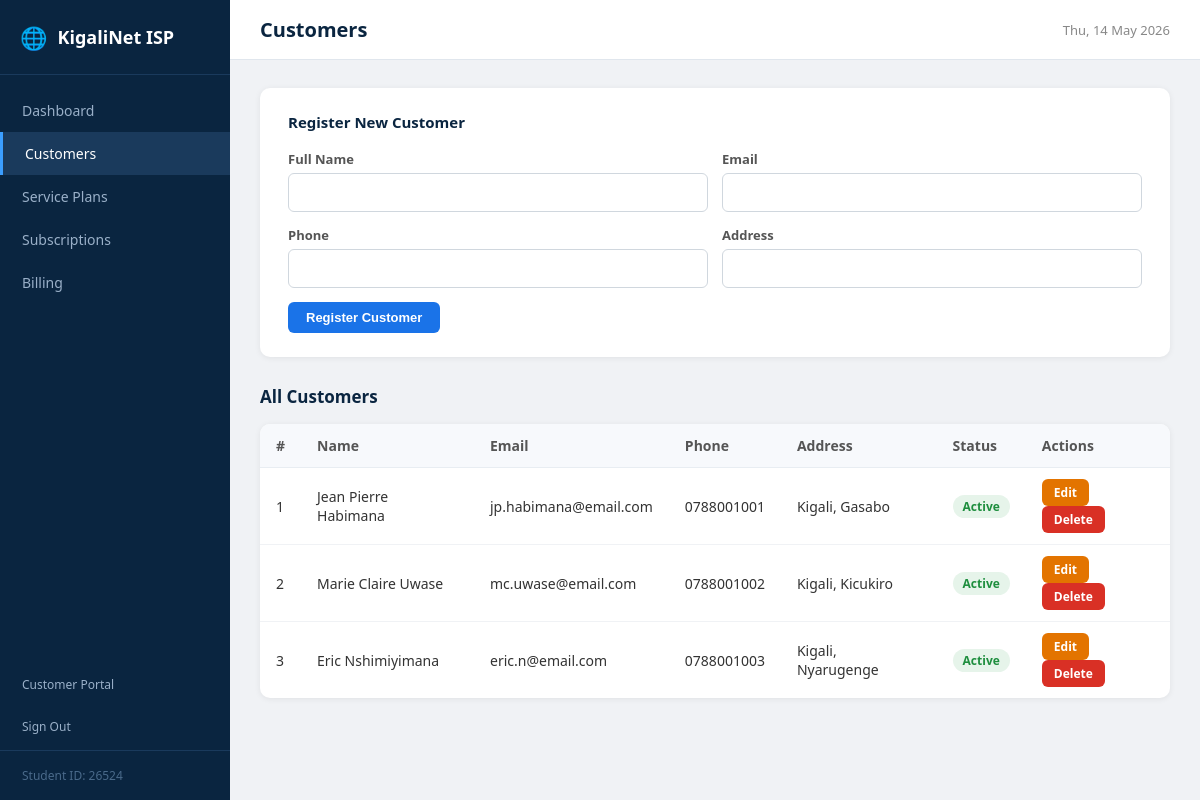
The page /public/index.php?page=customers (signed in) on the database its author committed.
### tables this page shows
CREATE TABLE IF NOT EXISTS customers (
    id INT PRIMARY KEY AUTO_INCREMENT,
    name VARCHAR(100) NOT NULL,
    email VARCHAR(100) NOT NULL UNIQUE,
    phone VARCHAR(20),
    address TEXT,
    password VARCHAR(255) DEFAULT NULL,
    status ENUM('Active','Suspended','Inactive') DEFAULT 'Active',
    created_at TIMESTAMP DEFAULT CURRENT_TIMESTAMP
);

### public/index.php (called while the page is built, shortened)
<?php
require_once __DIR__ . '/../config/database.php';
require_once __DIR__ . '/../app/models/Customer.php';
require_once __DIR__ . '/../app/controllers/CustomerController.php';
$customerModel     = new Customer($conn);
$customerCtrl     = new CustomerController($customerModel);
include __DIR__ . '/../app/views/layout.php';

### app/controllers/CustomerController.php (called while the page is built, shortened)
<?php
class CustomerController {
    private $customer;
    public function __construct($customerModel) {
        $this->customer = $customerModel;
    }
    public function list() {
        return $this->customer->getAll();
    }
}

### app/models/Customer.php (called while the page is built, shortened)
<?php
class Customer {
    private $conn;
    public function __construct($db) {
        $this->conn = $db;
    }
    public function getAll() {
        return $this->conn->query("SELECT * FROM customers ORDER BY created_at DESC");
    }
}

### app/views/customers.php (the view, shortened to what this page needs)
<?php
$action = $_GET['action'] ?? '';
?>
<?php if ($action === 'edit' && isset($data)): ?>
<div class="section">
  <div class="form-card">
    <h3>Edit Customer</h3>
    <form method="POST" action="index.php?page=customers&action=edit&id=<?= $data['id'] ?>">
      <div class="form-row">
        <div class="form-group"><label>Full Name</label><input name="name" value="<?= htmlspecialchars($data['name']) ?>" required></div>
        <div class="form-group"><label>Email</label><input name="email" type="email" value="<?= htmlspecialchars($data['email']) ?>" required></div>
      </div>
      <div class="form-row">
        <div class="form-group"><label>Phone</label><input name="phone" value="<?= htmlspecialchars($data['phone']) ?>"></div>
        <div class="form-group"><label>Address</label><input name="address" value="<?= htmlspecialchars($data['address']) ?>"></div>
        <div class="form-group">
          <label>Status</label>
          <select name="status">
            <?php foreach (['Active','Suspended','Inactive'] as $s): ?>
            <option value="<?= $s ?>" <?= $data['status']===$s?'selected':'' ?>><?= $s ?></option>
            <?php endforeach; ?>
          </select>
        </div>
      </div>
      <button type="submit" class="btn btn-primary">Save Changes</button>
      <a href="index.php?page=customers" class="btn btn-warning" style="margin-left:8px">Cancel</a>
    </form>
  </div>
</div>
<?php else: ?>
<div class="section">
  <div class="form-card">
    <h3>Register New Customer</h3>
    <form method="POST" action="index.php?page=customers">
      <div class="form-row">
        <div class="form-group"><label>Full Name</label><input name="name" required></div>
        <div class="form-group"><label>Email</label><input name="email" type="email" required></div>
      </div>
      <div class="form-row">
        <div class="form-group"><label>Phone</label><input name="phone"></div>
        <div class="form-group"><label>Address</label><input name="address"></div>
      </div>
      <button type="submit" class="btn btn-primary">Register Customer</button>
    </form>
  </div>
  <div class="section-header"><h2>All Customers</h2></div>
  <div class="table-wrap">
    <table>
      <thead><tr><th>#</th><th>Name</th><th>Email</th><th>Phone</th><th>Address</th><th>Status</th><th>Actions</th></tr></thead>
      <tbody>
      <?php
        $customers = $customerCtrl->list();
        $i = 1;
        while ($c = $customers->fetch_assoc()):
          $badge = strtolower($c['status']);
      ?>
        <tr>
          <td><?= $i++ ?></td>
          <td><?= htmlspecialchars($c['name']) ?></td>
          <td><?= htmlspecialchars($c['email']) ?></td>
          <td><?= htmlspecialchars($c['phone']) ?></td>
          <td><?= htmlspecialchars($c['address']) ?></td>
          <td><span class="badge badge-<?= $badge ?>"><?= $c['status'] ?></span></td>
          <td>
            <a href="index.php?page=customers&action=edit&id=<?= $c['id'] ?>" class="btn btn-warning btn-sm">Edit</a>
            <a href="index.php?page=customers&action=delete&id=<?= $c['id'] ?>"
               class="btn btn-danger btn-sm"
               onclick="return confirm('Delete this customer?')">Delete</a>
          </td>
        </tr>
      <?php endwhile; ?>
      </tbody>
    </table>
  </div>
</div>
<?php endif; ?>

### public/assets/css/style.css (style rules this page uses)
*, *::before, *::after { box-sizing: border-box; margin: 0; padding: 0; }
body { font-family: 'Segoe UI', Arial, sans-serif; background: #f0f2f5; color: #222; }
.section { padding: 0 30px; }
.section-header { display: flex; justify-content: space-between; align-items: center; margin-bottom: 16px; }
.section-header h2 { font-size: 17px; color: #0a2540; }
.table-wrap { background: #fff; border-radius: 10px; box-shadow: 0 1px 6px rgba(0,0,0,.07); overflow: auto; }
table { width: 100%; border-collapse: collapse; font-size: 14px; }
th { background: #f7f9fc; color: #555; font-weight: 600; padding: 12px 16px; text-align: left; border-bottom: 1px solid #e8edf2; }
td { padding: 11px 16px; border-bottom: 1px solid #f0f2f5; color: #333; }
tr:last-child td { border-bottom: none; }
.badge { display: inline-block; padding: 3px 10px; border-radius: 12px; font-size: 12px; font-weight: 600; }
.badge-active { background: #e6f4ea; color: #1e8e3e; }
.btn { display: inline-block; padding: 8px 18px; border-radius: 6px; font-size: 13px; font-weight: 600; cursor: pointer; text-decoration: none; border: none; transition: opacity .2s; }
.btn-primary { background: #1a73e8; color: #fff; }
.btn-warning { background: #e37400; color: #fff; }
.btn-danger { background: #d93025; color: #fff; }
.btn-sm { padding: 5px 12px; font-size: 12px; }
.form-card { background: #fff; border-radius: 10px; padding: 24px 28px; box-shadow: 0 1px 6px rgba(0,0,0,.07); margin-bottom: 28px; }
.form-card h3 { font-size: 15px; color: #0a2540; margin-bottom: 18px; font-weight: 700; }
.form-row { display: grid; grid-template-columns: repeat(auto-fit, minmax(200px,1fr)); gap: 14px; margin-bottom: 14px; }
.form-group { display: flex; flex-direction: column; gap: 5px; }
.form-group label { font-size: 13px; color: #555; font-weight: 600; }
.form-group input, .form-group select, .form-group textarea { padding: 9px 12px; border: 1px solid #d0d7de; border-radius: 6px; font-size: 14px; font-family: inherit; outline: none; transition: border-color .2s; }

### rows shown on the page
customers: name "Jean Pierre Habimana", email "jp.habimana@email.com", phone "0788001001", address "Kigali, Gasabo", status "Active"
customers: name "Marie Claire Uwase", email "mc.uwase@email.com", phone "0788001002", address "Kigali, Kicukiro", status "Active"
customers: name "Eric Nshimiyimana", email "eric.n@email.com", phone "0788001003", address "Kigali, Nyarugenge", status "Active"

### other values the page prints
$titles[$page] "Customers"
